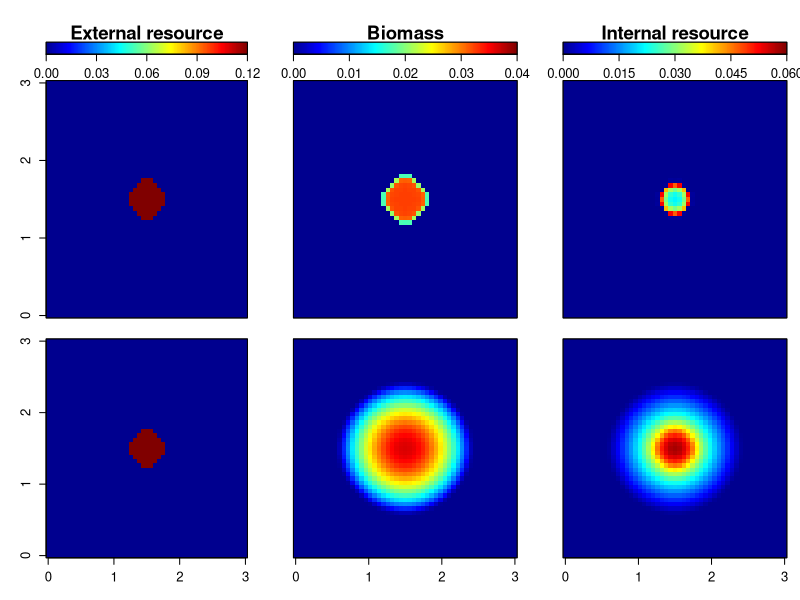

Write the R code that produced this figure.
# Mycelial growth model based on Davidson (1998)
# Tracks:
#  m  = biomass
#  si = internal resource
#  se = external resource

library(deSolve)
library(fields)

# Parameters (from Davidson 1998 Fig. 5)
params <- list(
  c1 = 6.0,     # biomass growth rate
  c2 = 6.1,     # internal resource consumption rate
  c3 = 0.05,    # active uptake rate
  c4 = 1.0e-3,  # passive diffusion across cell wall
  c5 = 0.01,    # external-to-internal volume ratio
  c6 = 2.0,     # active uptake scaling
  k1 = 1.0,     # half-saturation constant (internal)
  k2 = 0.1,     # half-saturation constant (external)
  Di = 0.01,    # internal resource diffusion (translocation)
  Dm = 0.02     # biomass diffusion
)

# Grid: 3x3cm split into 51x51 cells
Lx <- 3.0
Ly <- 3.0
Nx <- 51
Ny <- 51
dx <- Lx / (Nx - 1)
dy <- Ly / (Ny - 1)
xgrid <- seq(0, Lx, length.out = Nx)
ygrid <- seq(0, Ly, length.out = Ny)
X <- outer(rep(1, Ny), xgrid)
Y <- outer(ygrid, rep(1, Nx))
Ncells <- Nx * Ny

# Integration settings (smaller atol/rtol = more accurate but slower)
t_end <- 400
atol  <- 1e-8     # absolute error
rtol  <- 1e-6     # relative error
lrw   <- 1200000  # memory for solver

# Distance from grid centre
r_centre <- sqrt((X - 1.5)^2 + (Y - 1.5)^2)

# Small circular biomass inoculum and internal resource at centre (radius 0.2)
m_init  <- ifelse(r_centre <= 0.2, 0.15, 0)
si_init <- ifelse(r_centre <= 0.2, 0.15, 0)

# Patch of external resource at centre (radius 0.25)
# Rest of grid has no resource
se_patch <- 0.12 # patch resource concentration
se_init  <- matrix(0, nrow = Ny, ncol = Nx)
se_init[r_centre <= 0.25] <- se_patch

# Computes div(a * grad(u)) : (describes how a substance 'u' spreads across the grid)
# Weighted by the concentration of another substance 'a' (Biomass moves faster where there is more internal resource)
div_a_grad_u <- function(a, u) {
  
  # Average of a between each pair of neighbouring cells
  a_x <- 0.5 * (a[, 2:Nx] + a[, 1:(Nx-1)])
  a_y <- 0.5 * (a[2:Ny, ] + a[1:(Ny-1), ])
  
  # How steeply u changes between neighbours
  du_dx_face <- (u[, 2:Nx] - u[, 1:(Nx-1)]) / dx
  du_dy_face <- (u[2:Ny, ] - u[1:(Ny-1), ]) / dy
  
  # Flow of u between neighbours (weighted by a)
  flux_x <- a_x * du_dx_face
  flux_y <- a_y * du_dy_face
  
  # Net flow into each cell
  div <- matrix(0, nrow = Ny, ncol = Nx)
  # x direction
  div[, 1] <- flux_x[, 1] / dx
  div[, 2:(Nx-1)] <- (flux_x[, 2:(Nx-1)] - flux_x[, 1:(Nx-2)]) / dx
  div[, Nx] <- -flux_x[, Nx-1] / dx
  # y direction
  div[1, ] <- div[1, ] + flux_y[1, ] / dy
  div[2:(Ny-1), ] <- div[2:(Ny-1), ] + (flux_y[2:(Ny-1), ] - flux_y[1:(Ny-2), ]) / dy
  div[Ny, ] <- div[Ny, ] - flux_y[Ny-1, ] / dy
  
  div
}

# Flatten three 2D grids into 1D vector (for ODE solver)
pack <- function(m, si, se) c(as.vector(m), as.vector(si), as.vector(se))

# Unpack output back into three 2D grids
unpack <- function(y) {
  m  <- matrix(y[1:Ncells], nrow = Ny, ncol = Nx)
  si <- matrix(y[(Ncells+1):(2*Ncells)], nrow = Ny, ncol = Nx)
  se <- matrix(y[(2*Ncells+1):(3*Ncells)], nrow = Ny, ncol = Nx)
  list(m = m, si = si, se = se)
}

# Rate of change for each substance (Eq. 2)
rhs <- function(t, y, run_params) {
  state <- unpack(y)
  
  # Densities can't go negative
  m  <- pmax(state$m, 0)
  si <- pmax(state$si, 0)
  se <- pmax(state$se, 0)
  
  c1 <- run_params$c1; c2 <- run_params$c2; c3 <- run_params$c3; c4 <- run_params$c4
  c5 <- run_params$c5; c6 <- run_params$c6; k1 <- run_params$k1; k2 <- run_params$k2
  Di <- run_params$Di; Dm <- run_params$Dm
  
  div_m  <- Dm * div_a_grad_u(si, m)    # Biomass spread proportional to internal resource
  div_si <- Di * div_a_grad_u(m,  si)   # Internal resource spread proportional to biomass (translocation)
  div_se <- 0                           # External resource doesn't spread
  
  # Biomass: autocatalytic growth fuelled by internal resource (limited by space)
  fm <- c1 * m^2 * ( si / (k1 + si) - m )
  
  # Internal resource: consumed by growth and gained from external uptake
  # Lost/gained by passive exchange across hyphal wall
  fi <- -c2 * m^2 * ( si / (k1 + si) ) +
    c3 * si * ( se / (k2 + se) ) -
    c4 * m * (si - se)
  
  # External resource: lost via uptake
  # Lost/gained by passive exchange across hyphal wall (scaled by c5)
  fe <- c5 * ( -c6 * m * ( se / (k2 + se) ) + c4 * m * (si - se) )
  
  list(pack(div_m + fm, div_si + fi, div_se + fe))
}

# Run from t=0 to t_end
run <- function(Di) {
  y0 <- pack(m_init, si_init, se_init)
  
  sol <- ode.2D(y = y0, times = c(0, t_end), func = rhs,
                parms = modifyList(params, list(Di = Di)),
                nspec = 3, dimens = c(Ny, Nx), method = "lsodes",
                lrw = lrw, atol = atol, rtol = rtol)
  unpack(pmax(sol[2, -1], 0))
}

# Run with and without translocation
with_Di    <- run(params$Di)
without_Di <- run(0)

# Plot: 3 columns (external resource, biomass, internal resource)
# 2 rows (without / with translocation) colourbar above each column
par(cex = 1.5)
cols <- tim.colors(256)

# Highest value on each colour scale
zlim_se <- c(0, se_patch)
zlim_m  <- c(0, ceiling(max(with_Di$m,  without_Di$m)  / 0.01) * 0.01)
zlim_si <- c(0, ceiling(max(with_Di$si, without_Di$si) / 0.01) * 0.01)
n_ticks <- 5

# Set up plot grid
layout(matrix(c(1, 0, 2, 0, 3,
                4, 0, 5, 0, 6,
                7, 0, 8, 0, 9), nrow = 3, byrow = TRUE),
       widths  = c(1, 0.12, 1, 0.12, 1),
       heights = c(0.22, 1, 1))
par(oma = c(1, 1, 1, 0.5))

# Draw colourbars
colourbar <- function(zlim, label) {
  
  at_vals <- seq(zlim[1], zlim[2], length.out = n_ticks)
  breaks  <- seq(zlim[1], zlim[2], length.out = length(cols) + 1)
  bar_mat <- matrix(seq_len(length(cols)), nrow = length(cols), ncol = 1)
  
  image(x = breaks, y = c(0, 1), z = bar_mat,
        col = cols,
        xaxt = "n", yaxt = "n",
        xlab = "", ylab = "",
        useRaster = TRUE)
  
  axis(1, at = at_vals, labels = format(at_vals), cex.axis = 1.2)
  box()
  title(main = label, line = 0.2, cex.main = 1.7)
}

# Draw heatmaps
plot_panel <- function(data, zlim, show_x = FALSE, show_y = FALSE) {
  image(xgrid, ygrid, t(data),
        col = cols,
        zlim = zlim,
        xaxt = "n", yaxt = "n",
        xlab = "", ylab = "",
        useRaster = TRUE)
  
  if (show_x) axis(1, at = c(0,1,2,3), cex.axis = 1.2)
  if (show_y) axis(2, at = c(0,1,2,3), cex.axis = 1.2)
  
  box()
}

# Row 1: colour bars
par(mar = c(1.2, 2.5, 2.2, 0.5))
colourbar(zlim_se, "External resource")
par(mar = c(1.2, 0.8, 2.2, 0.5))
colourbar(zlim_m, "Biomass")
par(mar = c(1.2, 0.8, 2.2, 0.5))
colourbar(zlim_si, "Internal resource")

# Row 2: without translocation (Di = 0)
par(mar = c(0.8, 2.5, 0.8, 0.5))
plot_panel(se_init, zlim_se, show_x = FALSE, show_y = TRUE)
par(mar = c(0.8, 0.8, 0.8, 0.5))
plot_panel(without_Di$m, zlim_m, show_x = FALSE, show_y = FALSE)
par(mar = c(0.8, 0.8, 0.8, 0.5))
plot_panel(without_Di$si, zlim_si, show_x = FALSE, show_y = FALSE)

# Row 3: with translocation (Di = 0.01)
par(mar = c(2.2, 2.5, 0.8, 0.5))
plot_panel(se_init, zlim_se, show_x = TRUE, show_y = TRUE)
par(mar = c(2.2, 0.8, 0.8, 0.5))
plot_panel(with_Di$m, zlim_m, show_x = TRUE, show_y = FALSE)
par(mar = c(2.2, 0.8, 0.8, 0.5))
plot_panel(with_Di$si, zlim_si, show_x = TRUE, show_y = FALSE)
